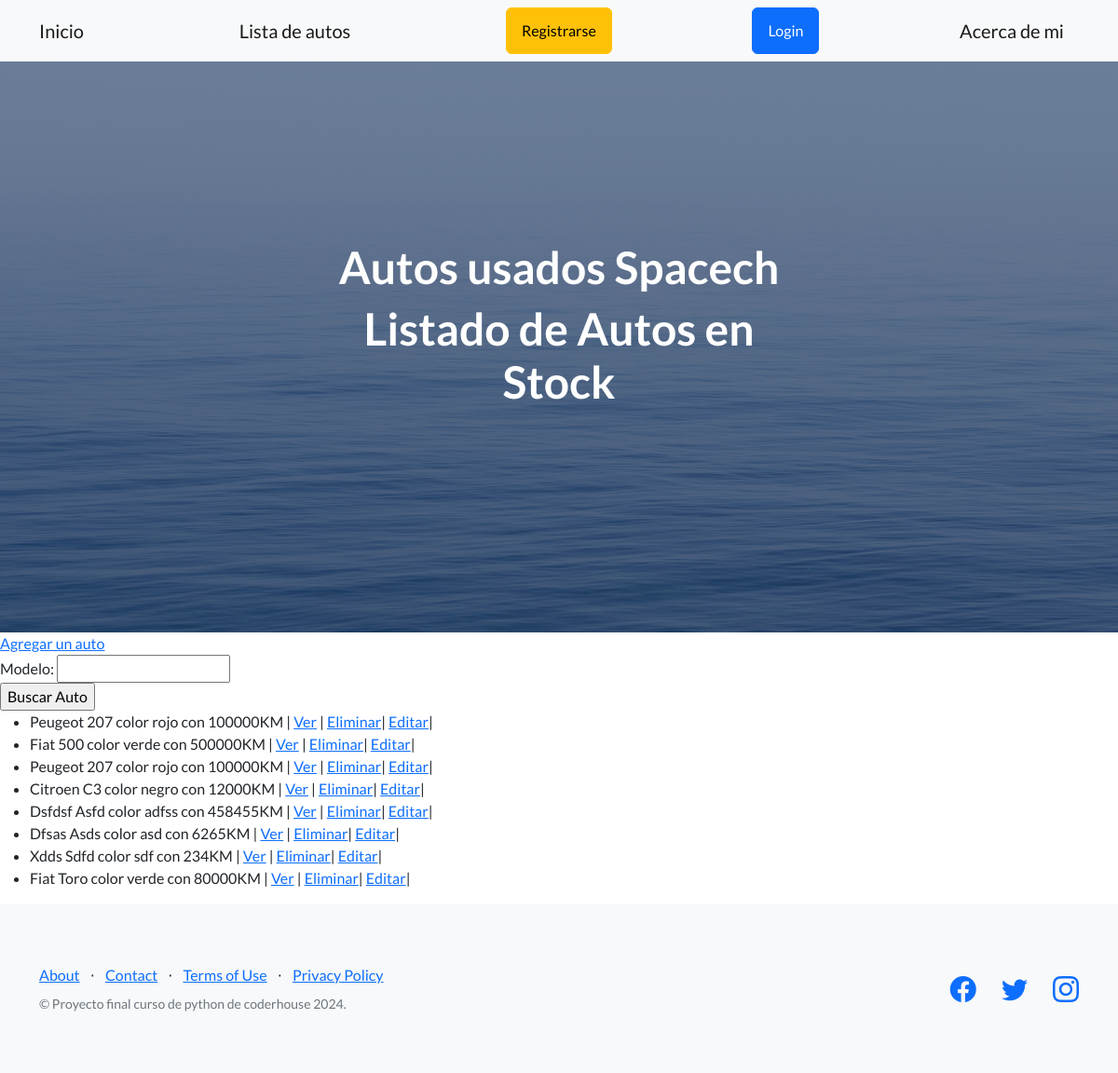
Before: /autos with the older database file.
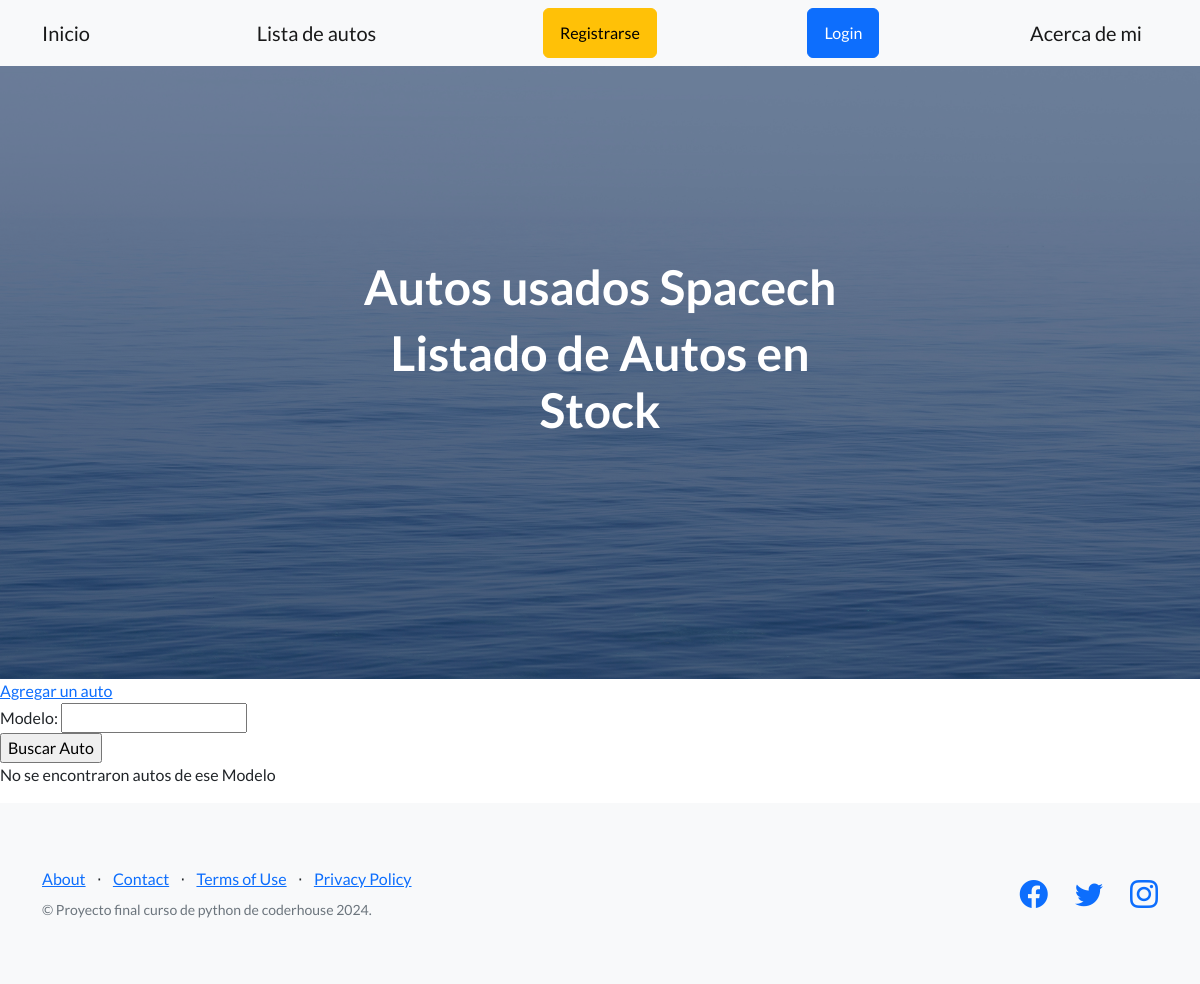
After: the same page with the newer database file.
### pagina/models.py (models this page shows)
class Auto (models.Model):
    marca = models.CharField(max_length = 20)
    modelo = models.CharField(max_length = 20)
    color = models.CharField(max_length = 20)
    kilometros = models.IntegerField()
    def __str__(self) :
        return f"{self.marca.capitalize()}  {self.modelo.capitalize()} color {self.color} con {self.kilometros}KM"

### pagina/views.py (the view)
# urls.py: path('autos', lista_de_autos, name = 'Autos'),
def lista_de_autos(request):
    formulario = BuscarAuto(request.GET)
    if formulario.is_valid():
        modelo_a_buscar = formulario.cleaned_data.get('modelo')
        autos = Auto.objects.filter(modelo__icontains=modelo_a_buscar)
    return render(request, 'pagina/autos.html', {'autos': autos , 'formulario': formulario})

### pagina/forms.py
class BuscarAuto (forms.Form):
    modelo = forms.CharField(max_length=20 , required=False)

### pagina/templates/pagina/autos.html
{% extends "base.html" %}
    {% block h1_header %}Listado de Autos en Stock{% endblock h1_header %}
    {% block main %}
    <a href={% url "AgregarAutos" %}>Agregar un auto</a>
    <form action={% url 'Autos'%}>
      {{formulario}}
      <input type="submit" value="Buscar Auto">
    </form>
    {% if autos %}
    <ul>
      {% for auto in autos %}
      <li>{{auto}} |
        <a href={% url 'ver_auto' auto.id %}>Ver</a> |
        <a href={% url 'eliminar_auto' auto.id %}>Eliminar</a>|
        <a href={% url 'editar_auto' auto.id %}>Editar</a>|
      </li>
      {% endfor %}
    </ul>
    {% else %}
    <p>No se encontraron autos de ese Modelo</p>
    {% endif %}
    {% endblock main %}

Changed rows visible on the page:
removed Auto: marca+modelo+color "Peugeot 207 color rojo con 100000KM"
removed Auto: marca+modelo+color "Fiat 500 color verde con 500000KM"
removed Auto: marca+modelo+color "Peugeot 207 color rojo con 100000KM"
removed Auto: marca+modelo+color "Citroen C3 color negro con 12000KM"
removed Auto: marca+modelo+color "Dsfdsf Asfd color adfss con 458455KM"
removed Auto: marca+modelo+color "Dfsas Asds color asd con 6265KM"
removed Auto: marca+modelo+color "Xdds Sdfd color sdf con 234KM"
removed Auto: marca+modelo+color "Fiat Toro color verde con 80000KM"
Other visible differences:
text now shown: "No se encontraron autos de ese Modelo"
